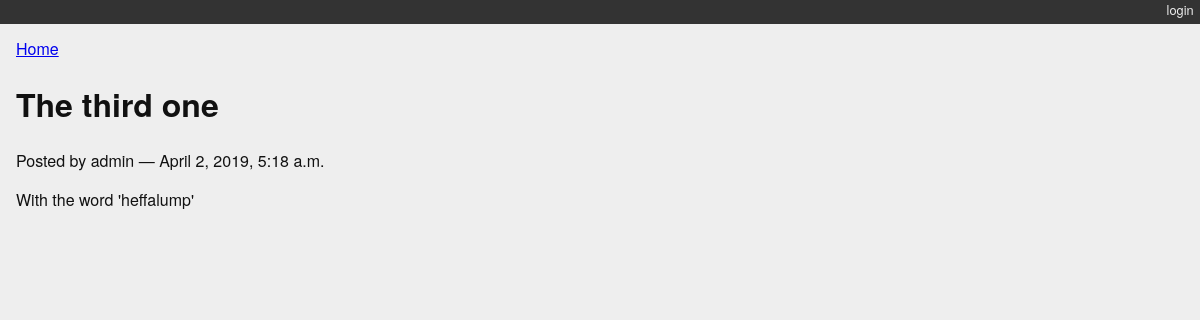
The page /posts/3/ on the database as committed earlier.
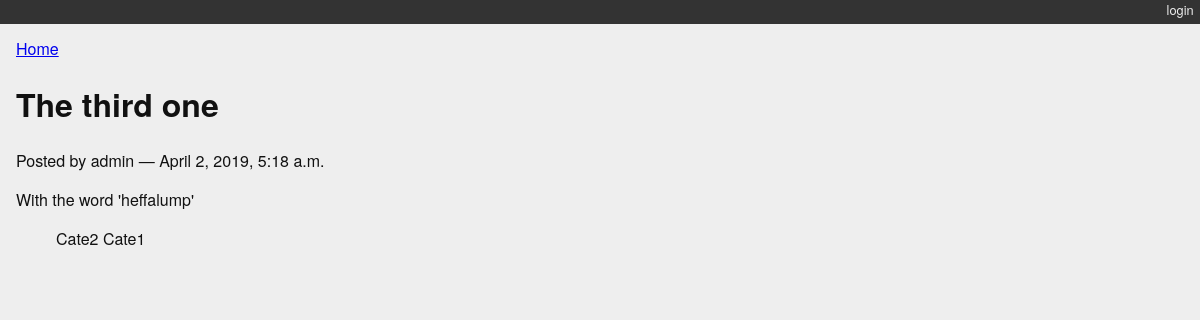
The same page on the database as committed later.
### myblog/models.py (models this page shows, shortened)
class Post(models.Model):
    title = models.CharField(max_length=128)
    text = models.TextField(blank=True)
    author = models.ForeignKey(User, on_delete=models.CASCADE)
    created_date = models.DateTimeField(auto_now_add=True)
    modified_date = models.DateTimeField(auto_now=True)
    published_date = models.DateTimeField(blank=True, null=True)
    def __str__(self):
        return self.title

class Category(models.Model):
    name = models.CharField(max_length=128)
    description = models.TextField(blank=True)
    posts = models.ManyToManyField(Post, blank=True, related_name='categories')
    class Meta:
        verbose_name_plural = 'Categories'
    def __str__(self):
        return self.name

### myblog/views.py (the view)
# urls.py: path('posts/<int:post_id>/', detail_view, name="blog_detail"),
def detail_view(request, post_id):
    published = Post.objects.exclude(published_date__exact=None)
    try:
        post = published.get(pk=post_id)
    except Post.DoesNotExist:
        raise Http404
    context = {'post': post}
    return render(request, 'detail.html', context)

### myblog/templates/detail.html
{% extends "base.html" %}
{% block content %}
<a class="backlink" href="/">Home</a>
<h1>{{ post }}</h1>
<p class="byline">
  Posted by {{ post.author.username }} &mdash; {{ post.published_date }}
</p>
<div class="post-body">
  {{ post.text }}
</div>
<ul class="categories">
  {% for category in post.categories.all %}
    <li>{{ category }}</li>
  {% endfor %}
</ul>
{% endblock %}

### mysite/templates/base.html (shortened to what this page needs)
{% load staticfiles %}
<!DOCTYPE html>
<html>
  <head>
    <link type="text/css" rel="stylesheet" href="{% static 'django_blog.css' %}">
  </head>
  <body>
      <div id="header">
       <ul id="control-bar">
       {% if user.is_authenticated %}
        {% if user.is_staff %}<li><a href="{% url 'admin:index' %}">admin</a></li>{% endif %}
         <li><a href="{% url 'logout' %}">logout</a></li>
        {% else %}
         <li><a href="{% url 'login' %}">login</a></li>
       {% endif %}
       </ul>
      </div>
    <div id="container">
      <div id="content">
      {% block content %}{% endblock %}
      </div>
    </div>
  </body>
</html>

### myblog/static/django_blog.css (style rules this page uses)
body { background-color: #eee; color: #111; font-family: "HelveticaNeue-Light", "Helvetica Neue Light", "Helvetica Neue", Helvetica, Arial, "Lucida Grande", sans-serif; margin:0; padding:0; }
#container { margin:0; padding:0; margin-top: 0px; }
#header { background-color: #333; border-botton: 1px solid #111; margin:0; padding:0; }
#control-bar { margin: 0em 0em 1em; list-style: none; list-style-type: none; text-align: right; color: #eee; font-size: 80%; padding-bottom: 0.4em; }
#control-bar li { display: inline-block; }
#control-bar li a { color: #eee; padding: 0.5em; text-decoration: none; }
#content { margin: 0em 1em 1em; }
ul.categories { list-style: none; list-style-type: none; }
ul.categories li { display: inline; }

Rows that differ between the two databases and show on the page:
added Category: name "Cate2"
added Category: name "Cate1"
